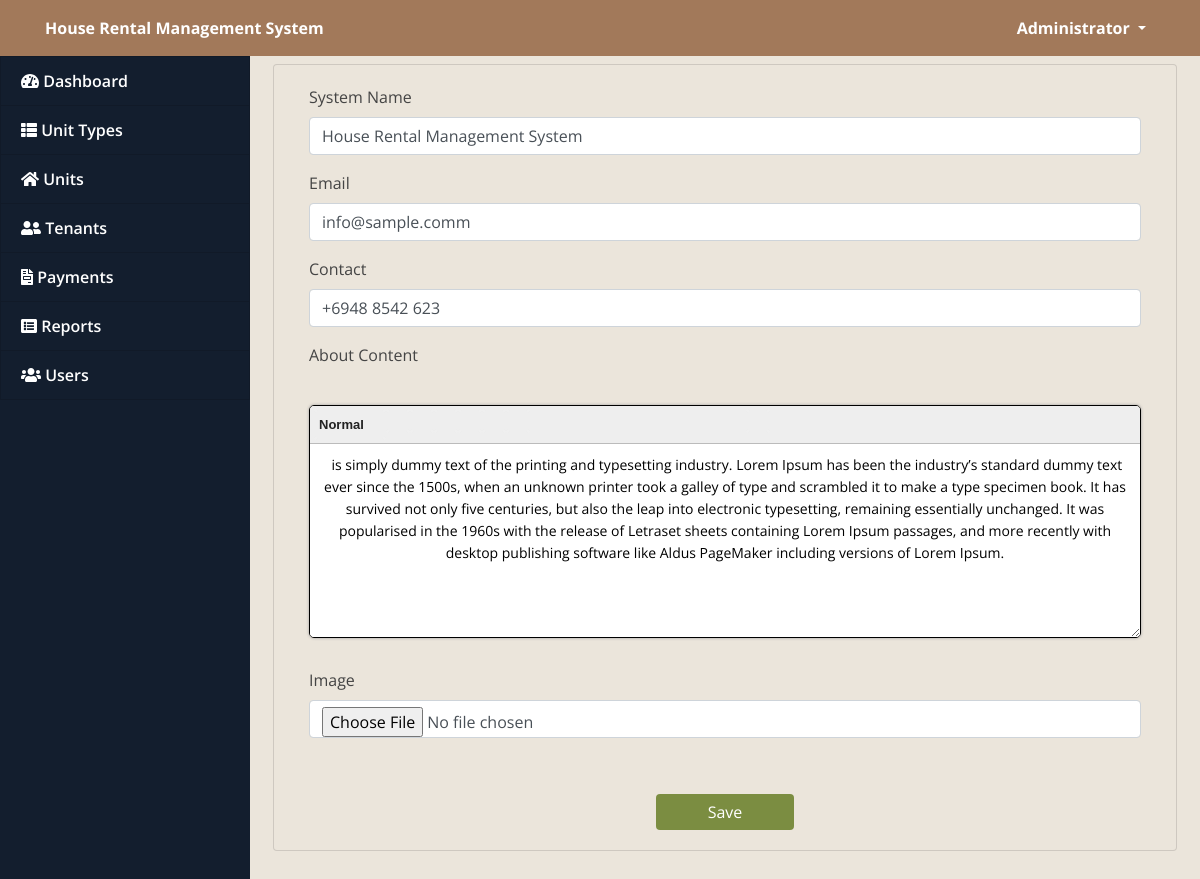
The page /index.php?page=site_settings (signed in) on the database as committed earlier.
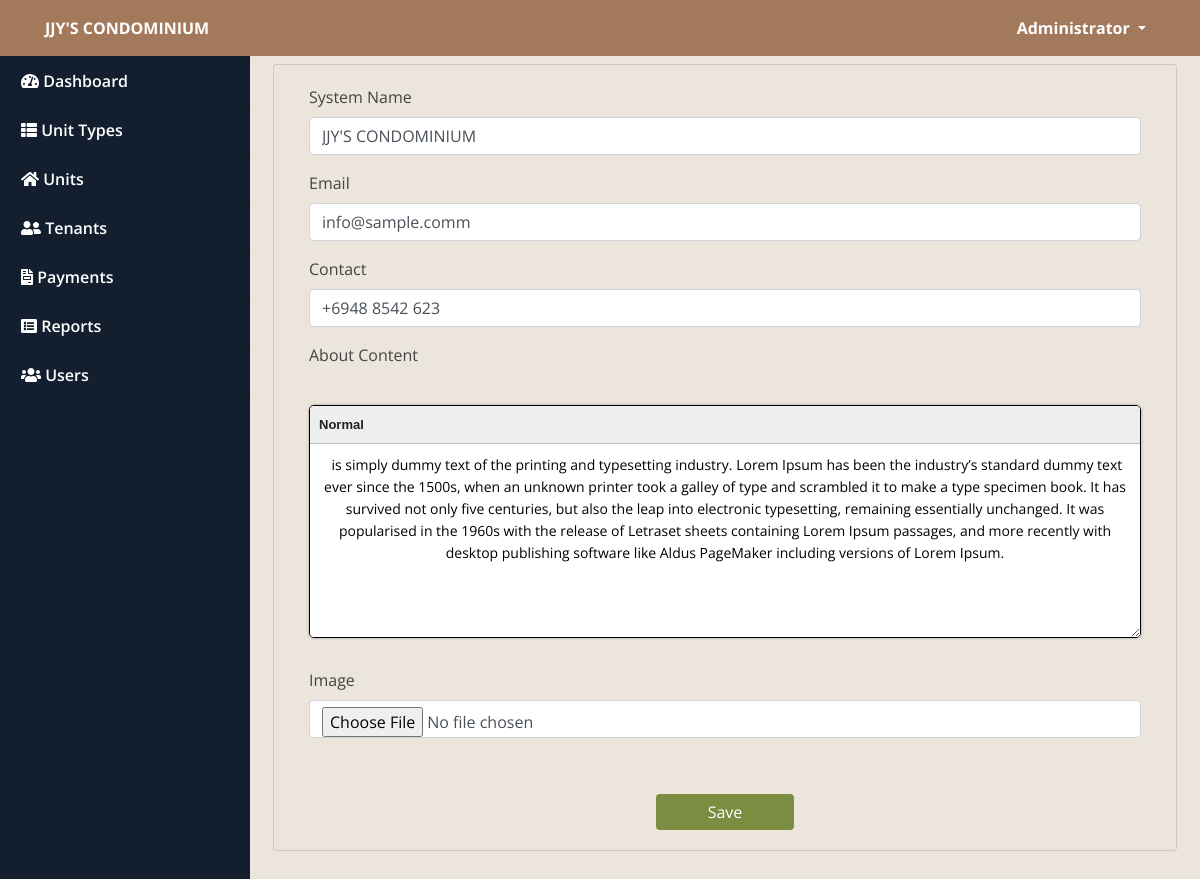
The same page on the database as committed later.
### tables this page shows
CREATE TABLE `system_settings` (
  `id` int(30) NOT NULL,
  `name` text NOT NULL,
  `email` varchar(200) NOT NULL,
  `contact` varchar(20) NOT NULL,
  `cover_img` text NOT NULL,
  `about_content` text NOT NULL
);

### site_settings.php (the view, shortened to what this page needs)
<?php
include 'db_connect.php';
$qry = $conn->query("SELECT * from system_settings limit 1");
if($qry->num_rows > 0){
	foreach($qry->fetch_array() as $k => $val){
		$meta[$k] = $val;
	}
}
 ?>
<div class="container-fluid">
	<div class="card col-lg-12">
		<div class="card-body">
			<form action="" id="manage-settings">
				<div class="form-group">
					<label for="name" class="control-label">System Name</label>
					<input type="text" class="form-control" id="name" name="name" value="<?php echo isset($meta['name']) ? $meta['name'] : '' ?>" required>
				</div>
				<div class="form-group">
					<label for="email" class="control-label">Email</label>
					<input type="email" class="form-control" id="email" name="email" value="<?php echo isset($meta['email']) ? $meta['email'] : '' ?>" required>
				</div>
				<div class="form-group">
					<label for="contact" class="control-label">Contact</label>
					<input type="text" class="form-control" id="contact" name="contact" value="<?php echo isset($meta['contact']) ? $meta['contact'] : '' ?>" required>
				</div>
				<div class="form-group">
					<label for="about" class="control-label">About Content</label>
				</div>
				<div class="form-group">
					<label for="" class="control-label">Image</label>
					<input type="file" class="form-control" name="img" onchange="displayImg(this,$(this))">
				</div>
				<div class="form-group">
				</div>
				<center>
					<button class="btn btn-info btn-primary btn-block col-md-2">Save</button>
				</center>
			</form>
		</div>
	</div>
</div>

### topbar.php (shortened to what this page needs)
<nav class="navbar navbar-light fixed-top bg-navbar" style="padding:0;min-height: 3.5rem">
  <div class="container-fluid mt-2 mb-2">
  	<div class="col-lg-12">
      <div class="col-md-4 float-left text-white">
        <large><b><?php echo isset($_SESSION['system']['name']) ? $_SESSION['system']['name'] : '' ?></b></large>
      </div>
	  	<div class="float-right">
        <div class=" dropdown mr-4">
            <a href="#" class="text-white dropdown-toggle"  id="account_settings" data-toggle="dropdown" aria-haspopup="true" aria-expanded="false"><?php echo $_SESSION['login_name'] ?> </a>
        </div>
      </div>
  </div>
</nav>

Rows that differ between the two databases and show on the page:
changed system_settings "info@sample.comm": name "House Rental Management System" → "JJY'S CONDOMINIUM"
Other text that changed with them:
$_SESSION['system']['name']: "House Rental Management System" → "JJY'S CONDOMINIUM"
